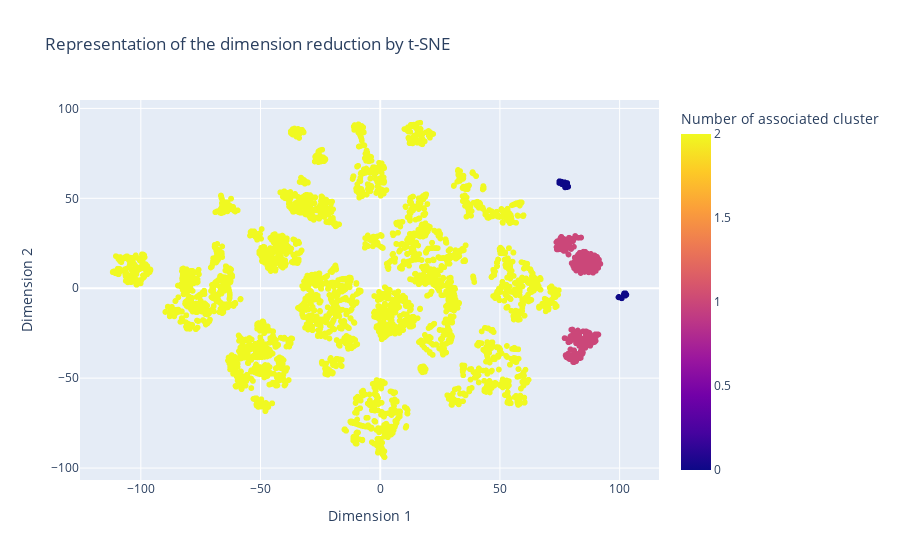
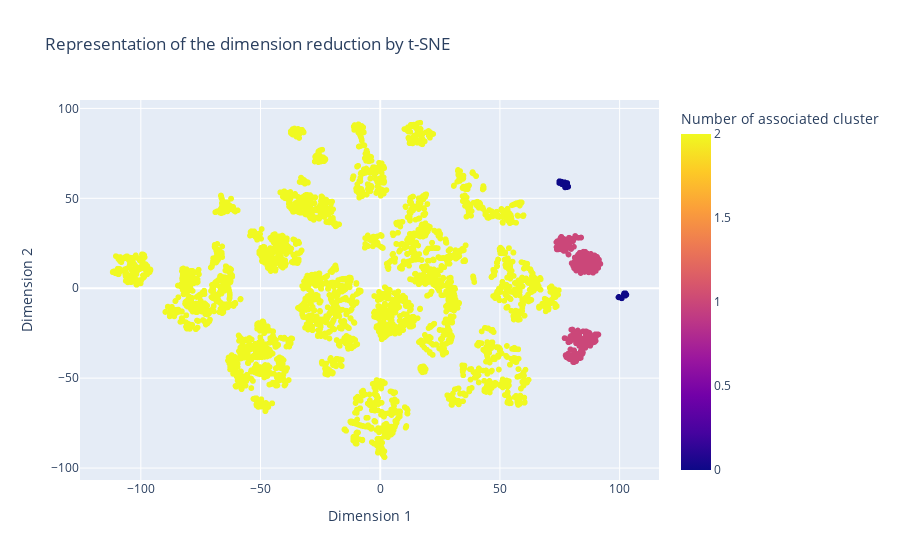

The notebook cell these images were saved under, in order:
### Code cell
# representing the data
fig = px.scatter(train_pred, x="TSNE_DIM1", y="TSNE_DIM2",color="cluster_predict",
                 labels= {
                     "TSNE_DIM1": "Dimension 1",
                     "TSNE_DIM2": "Dimension 2",
                     "cluster_predict": "Number of associated cluster"
                 },
                 title= "Representation of the dimension reduction by t-SNE")
fig.show()

### Figure 1 — Plotly figure (JSON) as saved in the notebook; plotly's stock layout.template omitted (floating-point values rounded to 4 significant figures; data arrays with more than 128 entries replaced by an {"elided": "..."} marker saying what was removed)
{"data": [{"hovertemplate": "Dimension 1=%{x}<br>Dimension 2=%{y}<br>Number of associated cluster=%{marker.color}<extra></extra>", "legendgroup": "", "marker": {"color": {"elided": "8672 int values"}, "coloraxis": "coloraxis", "symbol": "circle"}, "mode": "markers", "name": "", "showlegend": false, "x": {"elided": "8672 float values"}, "xaxis": "x", "y": {"elided": "8672 float values"}, "yaxis": "y", "type": "scattergl"}], "layout": {"xaxis": {"anchor": "y", "domain": [0.0, 1.0], "title": {"text": "Dimension 1"}}, "yaxis": {"anchor": "x", "domain": [0.0, 1.0], "title": {"text": "Dimension 2"}}, "coloraxis": {"colorbar": {"title": {"text": "Number of associated cluster"}}, "colorscale": [[0.0, "#0d0887"], [0.1111, "#46039f"], [0.2222, "#7201a8"], [0.3333, "#9c179e"], [0.4444, "#bd3786"], [0.5556, "#d8576b"], [0.6667, "#ed7953"], [0.7778, "#fb9f3a"], [0.8889, "#fdca26"], [1.0, "#f0f921"]]}, "legend": {"tracegroupgap": 0}, "title": {"text": "Representation of the dimension reduction by t-SNE"}}}

### Figure 2 — Plotly figure (JSON) as saved in the notebook; plotly's stock layout.template omitted (floating-point values rounded to 4 significant figures; data arrays with more than 128 entries replaced by an {"elided": "..."} marker saying what was removed)
{"data": [{"hovertemplate": "Dimension 1=%{x}<br>Dimension 2=%{y}<br>Number of associated cluster=%{marker.color}<extra></extra>", "legendgroup": "", "marker": {"color": {"elided": "8672 int values"}, "coloraxis": "coloraxis", "symbol": "circle"}, "mode": "markers", "name": "", "showlegend": false, "x": {"elided": "8672 float values"}, "xaxis": "x", "y": {"elided": "8672 float values"}, "yaxis": "y", "type": "scattergl"}], "layout": {"xaxis": {"anchor": "y", "domain": [0.0, 1.0], "title": {"text": "Dimension 1"}}, "yaxis": {"anchor": "x", "domain": [0.0, 1.0], "title": {"text": "Dimension 2"}}, "coloraxis": {"colorbar": {"title": {"text": "Number of associated cluster"}}, "colorscale": [[0.0, "#0d0887"], [0.1111, "#46039f"], [0.2222, "#7201a8"], [0.3333, "#9c179e"], [0.4444, "#bd3786"], [0.5556, "#d8576b"], [0.6667, "#ed7953"], [0.7778, "#fb9f3a"], [0.8889, "#fdca26"], [1.0, "#f0f921"]]}, "legend": {"tracegroupgap": 0}, "title": {"text": "Representation of the dimension reduction by t-SNE"}}}
